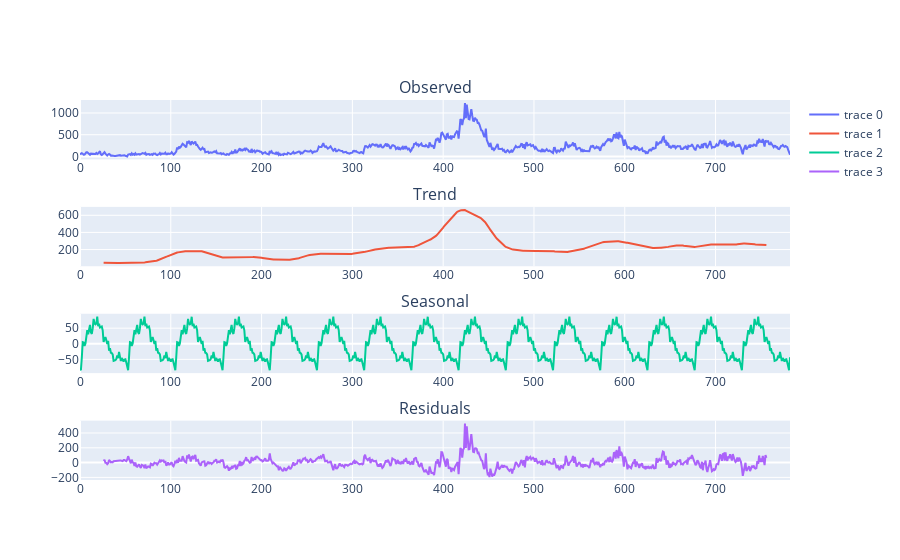

The notebook cell this image was saved under:
### Code cell
plotSeasonalDecompose(
    df["y"],
    model="additive",
    period=52,
    
    title="Seasonal Decomposition")

### Figure 1 — Plotly figure (JSON) as saved in the notebook; plotly's stock layout.template omitted (floating-point values rounded to 4 significant figures; data arrays with more than 128 entries replaced by an {"elided": "..."} marker saying what was removed)
{"data": [{"mode": "lines", "type": "scatter", "x": {"elided": "783 int values"}, "xaxis": "x", "y": {"elided": "783 int values"}, "yaxis": "y"}, {"mode": "lines", "type": "scatter", "x": {"elided": "783 int values"}, "xaxis": "x2", "y": {"elided": "783 float values"}, "yaxis": "y2"}, {"mode": "lines", "type": "scatter", "x": {"elided": "783 int values"}, "xaxis": "x3", "y": {"elided": "783 float values"}, "yaxis": "y3"}, {"mode": "lines", "type": "scatter", "x": {"elided": "783 int values"}, "xaxis": "x4", "y": {"elided": "783 float values"}, "yaxis": "y4"}], "layout": {"annotations": [{"font": {"size": 16}, "showarrow": false, "text": "Observed", "x": 0.5, "xanchor": "center", "xref": "paper", "y": 1, "yanchor": "bottom", "yref": "paper"}, {"font": {"size": 16}, "showarrow": false, "text": "Trend", "x": 0.5, "xanchor": "center", "xref": "paper", "y": 0.7188, "yanchor": "bottom", "yref": "paper"}, {"font": {"size": 16}, "showarrow": false, "text": "Seasonal", "x": 0.5, "xanchor": "center", "xref": "paper", "y": 0.4375, "yanchor": "bottom", "yref": "paper"}, {"font": {"size": 16}, "showarrow": false, "text": "Residuals", "x": 0.5, "xanchor": "center", "xref": "paper", "y": 0.1562, "yanchor": "bottom", "yref": "paper"}], "xaxis": {"anchor": "y", "domain": [0, 1]}, "xaxis2": {"anchor": "y2", "domain": [0, 1]}, "xaxis3": {"anchor": "y3", "domain": [0, 1]}, "xaxis4": {"anchor": "y4", "domain": [0, 1]}, "yaxis": {"anchor": "x", "domain": [0.8438, 1]}, "yaxis2": {"anchor": "x2", "domain": [0.5625, 0.7188]}, "yaxis3": {"anchor": "x3", "domain": [0.2812, 0.4375]}, "yaxis4": {"anchor": "x4", "domain": [0, 0.1562]}}}
